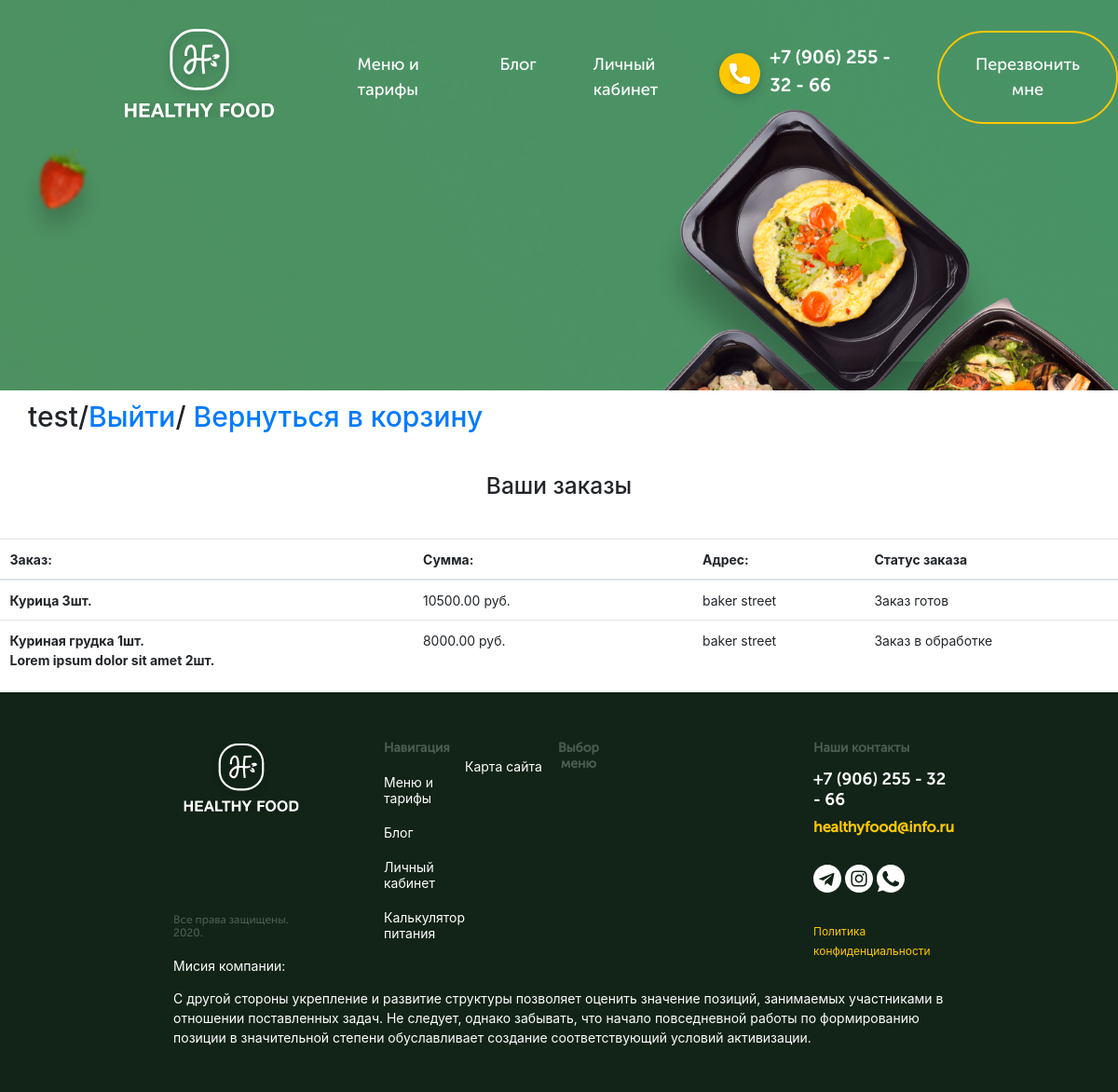
The page /my_orders/ (signed in) on the database its author committed.
### healthyfood/apps/main_page/models.py (models this page shows, shortened)
class Order(models.Model):
    customer = models.ForeignKey(Customer, verbose_name=("Заказчик"), on_delete=models.CASCADE)
    product = models.ForeignKey(Food, verbose_name=("Имя продукта"), on_delete=models.CASCADE)
    count = models.PositiveIntegerField(default=1)
    final_price = models.DecimalField(("Итоговая цена товара"), max_digits=9, decimal_places=2)
    class Meta:
        verbose_name = ("Товар в корзине")
        verbose_name_plural = ("Товары в корзине")

class Food(models.Model):
    class Meta:
        verbose_name = ("Блюдо ")
        verbose_name_plural = ("Блюда")
    def __str__(self):
        return self.name
    name = models.CharField(("Название блюда"), max_length=100)
    menu_discription = models.CharField(("Описание блюда"), max_length=500)
    big_img = models.ImageField(("Картинка большого слайда"), upload_to='img', height_field=None, width_field=None, max_length=None)
    small_img = models.ImageField(("Картинка маленького слайда"), upload_to='img', height_field=None, width_field=None, max_length=None)
    kkal = models.CharField(("Колличество калорий"), max_length=20)
    gramm = models.CharField(("Колличество грамм"), max_length=20)
    price = models.DecimalField(("Цена блюда"), max_digits=9, decimal_places=2)
    discount = models.DecimalField(("Цена со скидкой, если есть"),  max_digits=9, decimal_places=2, null=0, blank = True)
    days_list = models.ManyToManyField(Days, verbose_name = "Дни недели", related_name='days')

class Buy(models.Model):
    class Meta:
        verbose_name = ("Заказ")
        verbose_name_plural = ("Заказы")
    STATUS_NEW = 'new'
    STATUS_IN_PROGRESS = 'in_progress'
    STATUS_READY = 'ready'
    STATUS_COMPLETED = 'completed'
    BUYING_TYPE_SELF = 'self'
    BUYING_TYPE_DELIVERY = 'delivery'
    BUYING_TYPE_CHOICES = (
        (BUYING_TYPE_SELF, 'Самовывоз'),
        (BUYING_TYPE_DELIVERY, 'Доставка')
    )
    STATUS_CHOICES = (
        (STATUS_NEW, 'Новый заказ'),
        (STATUS_IN_PROGRESS, 'Заказ в обработке'),
        (STATUS_READY, 'Заказ готов'),
        (STATUS_COMPLETED, 'Заказ выполнен'),
    )
    customer = models.ForeignKey(Customer, verbose_name=("Заказчик"), related_name='related_orders', on_delete=models.CASCADE)
    first_name = models.CharField(("Имя"), max_length=255)
    last_name = models.CharField(("Фамилия"), max_length=255)
    phone = models.CharField(("Номер телефона"), max_length=20)
    address = models.CharField(("Адрес"), max_length=1024)
    status = models.CharField(("Статус заказа"), max_length=100, choices=STATUS_CHOICES, default=STATUS_NEW)
    buying_type = models.CharField(("Тип заказа"), max_length=100, choices=BUYING_TYPE_CHOICES, default=BUYING_TYPE_SELF)
    comment = models.TextField(("Комментарий к заказу"), blank=True, null=True)
    created_at = models.DateTimeField(("Дата создания заказа"), auto_now=True)
    cart = models.ForeignKey("main_page.Cart", verbose_name=("Корзина пользователя"), on_delete=models.CASCADE, null=True)

class Cart(models.Model):
    owner = models.ForeignKey(Customer, verbose_name=("Заказчик"), on_delete=models.CASCADE, null=True, blank=True)
    products = models.ManyToManyField(Order , verbose_name=("Заказанные блюда"), blank = True)
    total_products = models.PositiveIntegerField(("Колличество блюд"), default=0)
    final_price = models.DecimalField(("Общая цена заказа"), max_digits=9, decimal_places=2, default=0)
    in_order = models.BooleanField(default = False)
    for_anonymous_user = models.BooleanField(default = False)
    class Meta:
        verbose_name = ("Корзина")
        verbose_name_plural = ("Корзины покупателей")

class Customer(models.Model):
    class Meta:
        db_table = ''
        managed = True
        verbose_name = 'Покупатель '
        verbose_name_plural = 'Покупатели'
    user = models.ForeignKey(User, verbose_name=("Имя покупателя"), on_delete=models.CASCADE)
    phone = models.CharField(("Номер телефона"), max_length=20, null=True, blank=True)
    adress = models.CharField(("Адрес"), max_length=255, null=True, blank=True)
    orders = models.ManyToManyField('Buy', verbose_name=("Заказы покупателя"), related_name='related_customer')

### healthyfood/apps/main_page/views.py (the view)
# urls.py: path('my_orders/', views.MyOrdersView.as_view(), name='my_orders' )
class MyOrdersView(CartMixin, View):
    def get(self, request, *args, **kwargs):
        customer = Customer.objects.get(user = request.user)
        orders_list = Buy.objects.filter(customer=customer)
        context = {
            'customer': customer,
            'orders_list':orders_list
        }
        return render(request, 'main_page/orders.html', context)

### healthyfood/apps/main_page/mixins.py (called while the page is built)
    def dispatch(self, request, *args, **kwargs):
        if request.user.is_authenticated:
            customer = Customer.objects.filter(user=request.user).first()
            if not customer:
                customer = Customer.objects.create(
                    user = request.user
                )
            cart = Cart.objects.filter(owner=customer, in_order=False).first()
            if not cart:
                cart = Cart.objects.create(owner=customer)
        else:
            cart=Cart.objects.filter(for_anonymous_user=True).first()
            if not cart:
                cart = Cart.objects.create(for_anonymous_user=True)
        self.cart = cart
        return super().dispatch(request, *args, **kwargs)

### healthyfood/templates/main_page/orders.html (shortened to what this page needs)
{% extends "main_page/page.html" %}
{% block bootstrap %}
    <link rel="stylesheet" href="https://stackpath.bootstrapcdn.com/bootstrap/4.5.0/css/bootstrap.min.css">
{% endblock bootstrap %}
{% block content %}
    {% if user.is_authenticated %}
        <h2 class="personal__navigate">{{user.username}}/<a href="{% url 'logout' %}">Выйти</a>/ <a href="{% url 'account' %} ">Вернуться в корзину</a></h2>
    {% else %}
    <h2 class="personal__navigate">
        <a href="{% url 'login' %} ">Войти</a>/
        <a href="{% url 'signup' %} ">Зарегестрироваться</a>
    </h2>
    {% endif %}
    <h3 class="text-center mt-5 mb-5">Ваши заказы {% if not orders_list %}отсутствуют{% endif %}</h3>
    {% if orders_list %}
        <table class="table">
            <thead>
            <tr>
                <th scope="col">Заказ:</th>
                <th scope="col">Сумма:</th>
                <th scope="col">Адрес:</th>
                <th scope="col">Статус заказа</th>
            </tr>
            </thead>
            <tbody>
                {% for item in orders_list.all  %}
                <tr>
                    <th scope="row">{% for a in item.cart.products.all %}
                      {{a.product}} {{a.count}}шт. <br>
                    {% endfor %}</th>
                    <td class="w-25">{{item.cart.final_price}} руб.</td>
                    <td>{{ customer.adress }}</td>
                    <td>{% if item.status == 'new' %}
                      Новый заказ
                      {% elif item.status == 'in_progress' %}
                      Заказ в обработке
                      {% elif item.status == 'ready' %}
                      Заказ готов
                      {% elif item.status == 'completed' %}
                      Заказ прибыл
                    {% endif %}</td>
                </tr>
                {% endfor %}
            </tbody>
        </table>
    {% endif %}
{% endblock content %}

### healthyfood/apps/main_page/static/style/css/style.css (style rules this page uses)
a { text-decoration: none; }
body { margin: 0; }
html { scroll-behavior: smooth; }
.personal__navigate { margin: 10px 30px; font-size: 30px; }

### rows shown on the page
Buy: cart.final_price "10500.00", status "Заказ готов"
Order: product "Курица", count "3"
Customer: adress "baker street"
Buy: cart.final_price "8000.00", status "Заказ в обработке"
Order: product "Куриная грудка", count "1"
Order: product "Lorem ipsum dolor sit amet", count "2"

### other values the page prints
{{ user.username }} "test"
